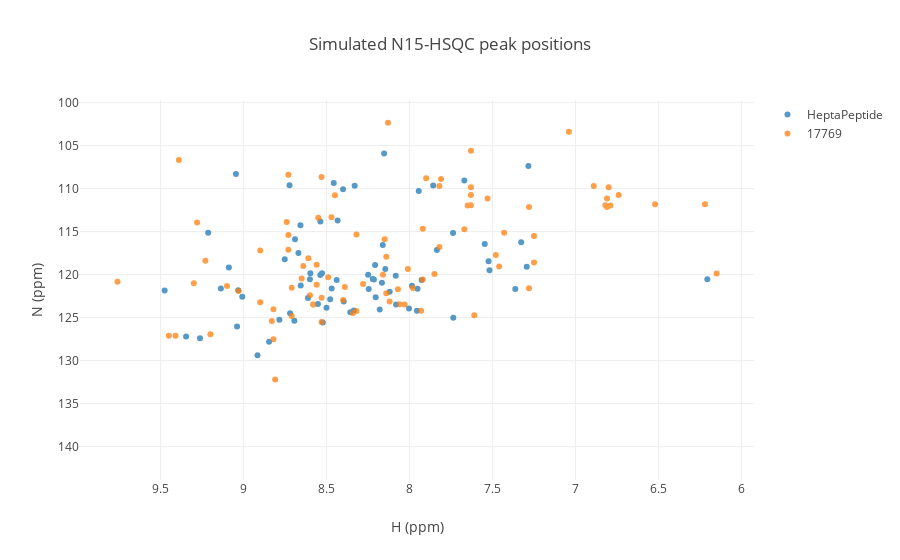

Here is the notebook cell this chart was saved with:
### Code cell
s.n15hsqc(bmrbid=17769,seq=seq,nn=7)

### Figure 1 — Plotly figure (JSON) as saved in the notebook; plotly's stock layout.template omitted (floating-point values rounded to 4 significant figures)
{"data": [{"mode": "markers", "name": "HeptaPeptide", "opacity": 0.75, "text": ["HeptaPeptide-1-MET-1", "HeptaPeptide-2-GLN-1", "HeptaPeptide-3-ILE-1", "HeptaPeptide-74-ARG-1", "HeptaPeptide-75-GLY-1", "HeptaPeptide-76-GLY-1", "HeptaPeptide-4-PHE-1", "HeptaPeptide-5-VAL-1", "HeptaPeptide-6-LYS-1", "HeptaPeptide-7-THR-1", "HeptaPeptide-8-LEU-1", "HeptaPeptide-9-THR-1", "HeptaPeptide-10-GLY-1", "HeptaPeptide-11-LYS-1", "HeptaPeptide-12-THR-1", "HeptaPeptide-13-ILE-1", "HeptaPeptide-14-THR-1", "HeptaPeptide-15-LEU-1", "HeptaPeptide-16-GLU-1", "HeptaPeptide-17-VAL-1", "HeptaPeptide-18-GLU-1", "HeptaPeptide-20-SER-1", "HeptaPeptide-21-ASP-1", "HeptaPeptide-22-THR-1", "HeptaPeptide-23-ILE-1", "HeptaPeptide-24-GLU-1", "HeptaPeptide-25-ASN-1", "HeptaPeptide-26-VAL-1", "HeptaPeptide-27-LYS-1", "HeptaPeptide-28-ALA-1", "HeptaPeptide-29-LYS-1", "HeptaPeptide-30-ILE-1", "HeptaPeptide-31-GLN-1", "HeptaPeptide-32-ASP-1", "HeptaPeptide-33-LYS-1", "HeptaPeptide-34-GLU-1", "HeptaPeptide-35-GLY-1", "HeptaPeptide-36-ILE-1", "HeptaPeptide-39-ASP-1", "HeptaPeptide-40-GLN-1", "HeptaPeptide-41-GLN-1", "HeptaPeptide-42-ARG-1", "HeptaPeptide-43-LEU-1", "HeptaPeptide-44-ILE-1", "HeptaPeptide-45-PHE-1", "HeptaPeptide-46-ALA-1", "HeptaPeptide-47-GLY-1", "HeptaPeptide-48-LYS-1", "HeptaPeptide-49-GLN-1", "HeptaPeptide-50-LEU-1", "HeptaPeptide-51-GLU-1", "HeptaPeptide-52-ASP-1", "HeptaPeptide-53-GLY-1", "HeptaPeptide-54-ARG-1", "HeptaPeptide-55-THR-1", "HeptaPeptide-56-LEU-1", "HeptaPeptide-57-SER-1", "HeptaPeptide-58-ASP-1", "HeptaPeptide-59-TYR-1", "HeptaPeptide-60-ASN-1", "HeptaPeptide-61-ILE-1", "HeptaPeptide-62-GLN-1", "HeptaPeptide-63-LYS-1", "HeptaPeptide-64-GLU-1", "HeptaPeptide-65-SER-1", "HeptaPeptide-66-THR-1", "HeptaPeptide-67-LEU-1", "HeptaPeptide-68-HIS-1", "HeptaPeptide-69-LEU-1", "HeptaPeptide-70-VAL-1", "HeptaPeptide-71-LEU-1", "HeptaPeptide-72-ARG-1", "HeptaPeptide-73-LEU-1"], "type": "scatter", "x": [8.249, 8.166, 8.146, 8.215, 8.4, 8.331, 8.598, 9.137, 8.846, 8.69, 9.032, 7.67, 7.858, 7.363, 8.6, 9.346, 8.656, 8.694, 8.204, 8.752, 8.538, 7.284, 8.081, 7.945, 8.469, 9.476, 7.985, 8.12, 8.527, 8.003, 7.927, 8.246, 8.5, 8.083, 7.547, 8.658, 8.456, 6.206, 8.537, 7.835, 7.524, 8.478, 8.72, 9.008, 8.784, 8.916, 8.153, 7.952, 8.612, 8.522, 8.396, 8.222, 9.046, 7.518, 8.723, 8.208, 8.433, 7.955, 7.327, 8.161, 7.294, 7.736, 8.439, 9.213, 7.738, 8.67, 9.263, 9.089, 8.336, 9.039, 8.18, 8.552, 8.357], "y": [120.0, 120.9, 119.3, 120.6, 110.1, 109.7, 119.8, 121.6, 127.8, 115.9, 121.8, 109.1, 109.6, 121.7, 120.5, 127.2, 121.3, 125.4, 122.6, 118.2, 120.0, 107.4, 123.5, 110.3, 121.6, 121.8, 121.3, 122.0, 119.8, 123.9, 120.6, 121.7, 123.8, 120.1, 116.5, 114.3, 109.3, 120.5, 113.8, 117.1, 118.4, 122.9, 124.5, 122.6, 125.3, 129.4, 105.9, 121.6, 122.7, 125.6, 123.1, 120.5, 108.3, 119.5, 109.6, 118.9, 113.7, 124.2, 116.2, 116.6, 119.1, 125.0, 120.6, 115.1, 115.2, 117.5, 127.4, 119.2, 124.2, 126.0, 124.0, 123.4, 124.4]}, {"mode": "markers", "name": "17769", "opacity": 0.75, "text": ["17769-2-GLN-1", "17769-2-GLN-HE21-1", "17769-2-GLN-HE22-1", "17769-3-ILE-1", "17769-4-PHE-1", "17769-5-VAL-1", "17769-6-LYS-1", "17769-7-THR-1", "17769-8-LEU-1", "17769-9-THR-1", "17769-10-GLY-1", "17769-11-LYS-1", "17769-12-THR-1", "17769-13-ILE-1", "17769-14-THR-1", "17769-15-LEU-1", "17769-16-GLU-1", "17769-17-VAL-1", "17769-18-GLU-1", "17769-19-PRO-1", "17769-20-SER-1", "17769-21-ASP-1", "17769-22-THR-1", "17769-23-ILE-1", "17769-24-GLU-1", "17769-25-ASN-1", "17769-25-ASN-HD21-1", "17769-25-ASN-HD22-1", "17769-26-VAL-1", "17769-27-LYS-1", "17769-28-ALA-1", "17769-29-LYS-1", "17769-30-ILE-1", "17769-31-GLN-1", "17769-31-GLN-HE21-1", "17769-31-GLN-HE22-1", "17769-32-ASP-1", "17769-33-LYS-1", "17769-34-GLU-1", "17769-35-GLY-1", "17769-36-ILE-1", "17769-37-PRO-1", "17769-38-PRO-1", "17769-39-ASP-1", "17769-40-GLN-1", "17769-40-GLN-HE21-1", "17769-40-GLN-HE22-1", "17769-41-GLN-1", "17769-41-GLN-HE21-1", "17769-41-GLN-HE22-1", "17769-42-ARG-1", "17769-43-LEU-1", "17769-44-ILE-1", "17769-45-PHE-1", "17769-46-ALA-1", "17769-47-GLY-1", "17769-48-LYS-1", "17769-49-GLN-1", "17769-49-GLN-HE21-1", "17769-49-GLN-HE22-1", "17769-50-LEU-1", "17769-51-GLU-1", "17769-52-ASP-1", "17769-53-GLY-1", "17769-54-ARG-1", "17769-55-THR-1", "17769-56-LEU-1", "17769-57-SER-1", "17769-58-ASP-1", "17769-59-TYR-1", "17769-60-ASN-1", "17769-60-ASN-HD21-1", "17769-60-ASN-HD22-1", "17769-61-ILE-1", "17769-62-GLN-1", "17769-62-GLN-HE21-1", "17769-62-GLN-HE22-1", "17769-63-LYS-1", "17769-64-GLU-1", "17769-65-SER-1", "17769-66-THR-1", "17769-67-LEU-1", "17769-68-HIS-1", "17769-69-LEU-1", "17769-70-VAL-1", "17769-71-LEU-1", "17769-72-ARG-1", "17769-73-LEU-1", "17769-74-ARG-1", "17769-75-GLY-1", "17769-76-GLY-1"], "type": "scatter", "x": ["8.90", "7.65", "6.79", "8.32", "8.61", "9.30", "8.82", "8.73", "9.10", "7.63", "7.81", "7.28", "8.65", "9.45", "8.71", "8.71", "8.14", "8.90", "8.64", null, "7.04", "8.03", "7.90", "8.56", "9.76", "7.92", "7.82", "6.89", "8.07", "8.56", "8.06", "7.85", "8.28", "8.58", "7.63", "6.80", "8.01", "7.43", "8.74", "8.53", "6.15", null, null, "8.55", "7.82", "7.63", "6.74", "7.48", "6.22", "6.52", "8.53", "8.82", "9.03", "8.83", "8.81", "8.13", "7.98", "8.60", "7.63", "6.82", "8.53", "8.40", "8.16", "9.39", "7.46", "8.73", "8.14", "8.47", "7.93", "7.25", "8.15", "7.53", "6.81", "7.25", "7.61", "7.28", "6.81", "8.49", "9.28", "7.67", "8.73", "9.41", "9.23", "8.34", "9.20", "8.12", "8.58", "8.32", "8.39", "8.45", "7.92"], "y": ["123.22", "111.95", "111.95", "115.34", "118.11", "121.00", "127.52", "115.40", "121.33", "105.59", "108.89", "121.60", "120.44", "127.11", "121.52", "124.80", "122.16", "117.21", "118.99", "133.78", "103.40", "123.48", "108.80", "121.19", "120.83", "120.57", "109.70", "109.70", "121.71", "118.86", "123.44", "119.94", "121.08", "123.49", "109.85", "109.85", "119.36", "115.13", "113.87", "108.65", "119.88", "141.24", "134.93", "113.38", "116.78", "110.75", "110.75", "117.72", "111.81", "111.81", "122.68", "124.04", "121.92", "125.39", "132.20", "102.34", "121.57", "122.41", "111.92", "111.92", "125.52", "122.94", "120.03", "106.66", "119.05", "108.40", "117.92", "113.33", "124.19", "115.51", "115.90", "111.15", "111.15", "118.60", "124.74", "112.15", "112.15", "120.30", "113.95", "114.73", "117.11", "127.11", "118.38", "124.46", "126.94", "123.13", "123.49", "124.22", "121.45", "110.78", "114.68"]}], "layout": {"hovermode": "closest", "showlegend": true, "title": "Simulated N15-HSQC peak positions", "xaxis": {"autorange": "reversed", "title": "H (ppm)"}, "yaxis": {"autorange": "reversed", "title": "N (ppm)"}}}
